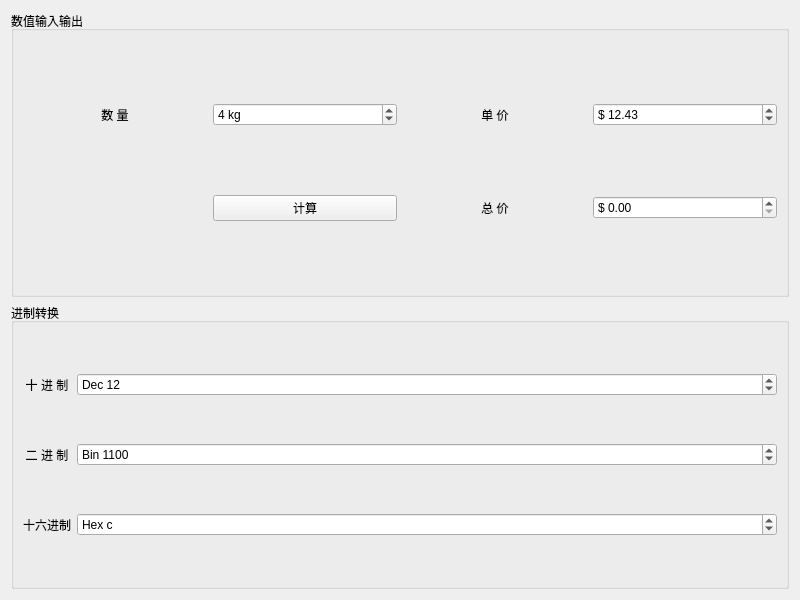
<?xml version="1.0" encoding="UTF-8"?>
<ui version="4.0">
 <class>Widget</class>
 <widget class="QWidget" name="Widget">
  <property name="geometry">
   <rect>
    <x>0</x>
    <y>0</y>
    <width>800</width>
    <height>600</height>
   </rect>
  </property>
  <property name="windowTitle">
   <string>SpinBox测试</string>
  </property>
  <layout class="QVBoxLayout" name="verticalLayout">
   <item>
    <widget class="QGroupBox" name="groupBox">
     <property name="title">
      <string>数值输入输出</string>
     </property>
     <layout class="QGridLayout" name="gridLayout">
      <item row="0" column="0">
       <widget class="QLabel" name="label">
        <property name="text">
         <string>数 量</string>
        </property>
        <property name="alignment">
         <set>Qt::AlignCenter</set>
        </property>
       </widget>
      </item>
      <item row="0" column="1">
       <widget class="QSpinBox" name="spinNum">
        <property name="frame">
         <bool>true</bool>
        </property>
        <property name="buttonSymbols">
         <enum>QAbstractSpinBox::UpDownArrows</enum>
        </property>
        <property name="showGroupSeparator" stdset="0">
         <bool>false</bool>
        </property>
        <property name="suffix">
         <string> kg</string>
        </property>
        <property name="maximum">
         <number>1000</number>
        </property>
        <property name="value">
         <number>4</number>
        </property>
       </widget>
      </item>
      <item row="0" column="2">
       <widget class="QLabel" name="label_2">
        <property name="text">
         <string>单 价</string>
        </property>
        <property name="alignment">
         <set>Qt::AlignCenter</set>
        </property>
       </widget>
      </item>
      <item row="0" column="3">
       <widget class="QDoubleSpinBox" name="spinPrice">
        <property name="minimumSize">
         <size>
          <width>90</width>
          <height>0</height>
         </size>
        </property>
        <property name="prefix">
         <string>$ </string>
        </property>
        <property name="maximum">
         <double>10000.000000000000000</double>
        </property>
        <property name="value">
         <double>12.430000000000000</double>
        </property>
       </widget>
      </item>
      <item row="1" column="1">
       <widget class="QPushButton" name="btnCal">
        <property name="text">
         <string>计算</string>
        </property>
       </widget>
      </item>
      <item row="1" column="2">
       <widget class="QLabel" name="label_3">
        <property name="text">
         <string>总 价</string>
        </property>
        <property name="alignment">
         <set>Qt::AlignCenter</set>
        </property>
       </widget>
      </item>
      <item row="1" column="3">
       <widget class="QDoubleSpinBox" name="spinTotal">
        <property name="prefix">
         <string>$ </string>
        </property>
        <property name="maximum">
         <double>100000.000000000000000</double>
        </property>
       </widget>
      </item>
     </layout>
    </widget>
   </item>
   <item>
    <widget class="QGroupBox" name="groupBox_2">
     <property name="title">
      <string>进制转换</string>
     </property>
     <layout class="QGridLayout" name="gridLayout_2">
      <item row="2" column="0">
       <widget class="QLabel" name="label_8">
        <property name="text">
         <string>十六进制</string>
        </property>
        <property name="alignment">
         <set>Qt::AlignCenter</set>
        </property>
       </widget>
      </item>
      <item row="0" column="0">
       <widget class="QLabel" name="label_6">
        <property name="minimumSize">
         <size>
          <width>0</width>
          <height>0</height>
         </size>
        </property>
        <property name="text">
         <string>十 进 制</string>
        </property>
        <property name="alignment">
         <set>Qt::AlignCenter</set>
        </property>
       </widget>
      </item>
      <item row="1" column="1">
       <widget class="QSpinBox" name="spinBin">
        <property name="prefix">
         <string>Bin </string>
        </property>
        <property name="maximum">
         <number>65535</number>
        </property>
        <property name="value">
         <number>12</number>
        </property>
        <property name="displayIntegerBase">
         <number>2</number>
        </property>
       </widget>
      </item>
      <item row="2" column="1">
       <widget class="QSpinBox" name="spinHex">
        <property name="prefix">
         <string>Hex </string>
        </property>
        <property name="maximum">
         <number>65535</number>
        </property>
        <property name="value">
         <number>12</number>
        </property>
        <property name="displayIntegerBase">
         <number>16</number>
        </property>
       </widget>
      </item>
      <item row="0" column="1">
       <widget class="QSpinBox" name="spinDec">
        <property name="sizePolicy">
         <sizepolicy hsizetype="MinimumExpanding" vsizetype="Fixed">
          <horstretch>0</horstretch>
          <verstretch>0</verstretch>
         </sizepolicy>
        </property>
        <property name="minimumSize">
         <size>
          <width>100</width>
          <height>0</height>
         </size>
        </property>
        <property name="suffix">
         <string/>
        </property>
        <property name="prefix">
         <string>Dec </string>
        </property>
        <property name="maximum">
         <number>65535</number>
        </property>
        <property name="stepType">
         <enum>QAbstractSpinBox::AdaptiveDecimalStepType</enum>
        </property>
        <property name="value">
         <number>12</number>
        </property>
       </widget>
      </item>
      <item row="1" column="0">
       <widget class="QLabel" name="label_7">
        <property name="text">
         <string>二 进 制</string>
        </property>
        <property name="alignment">
         <set>Qt::AlignCenter</set>
        </property>
       </widget>
      </item>
     </layout>
    </widget>
   </item>
  </layout>
 </widget>
 <resources/>
 <connections/>
</ui>
